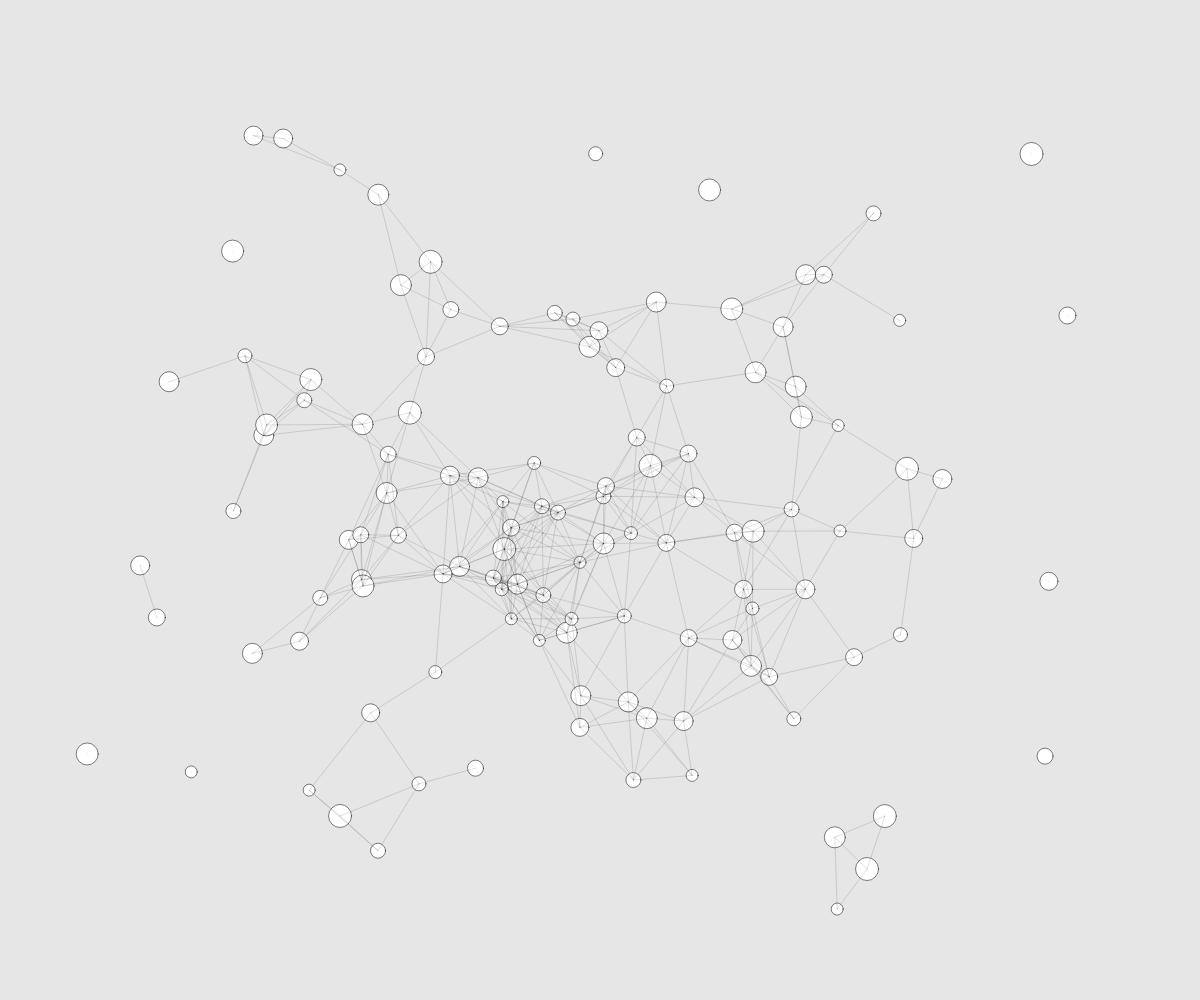
Frame 1 (no input)
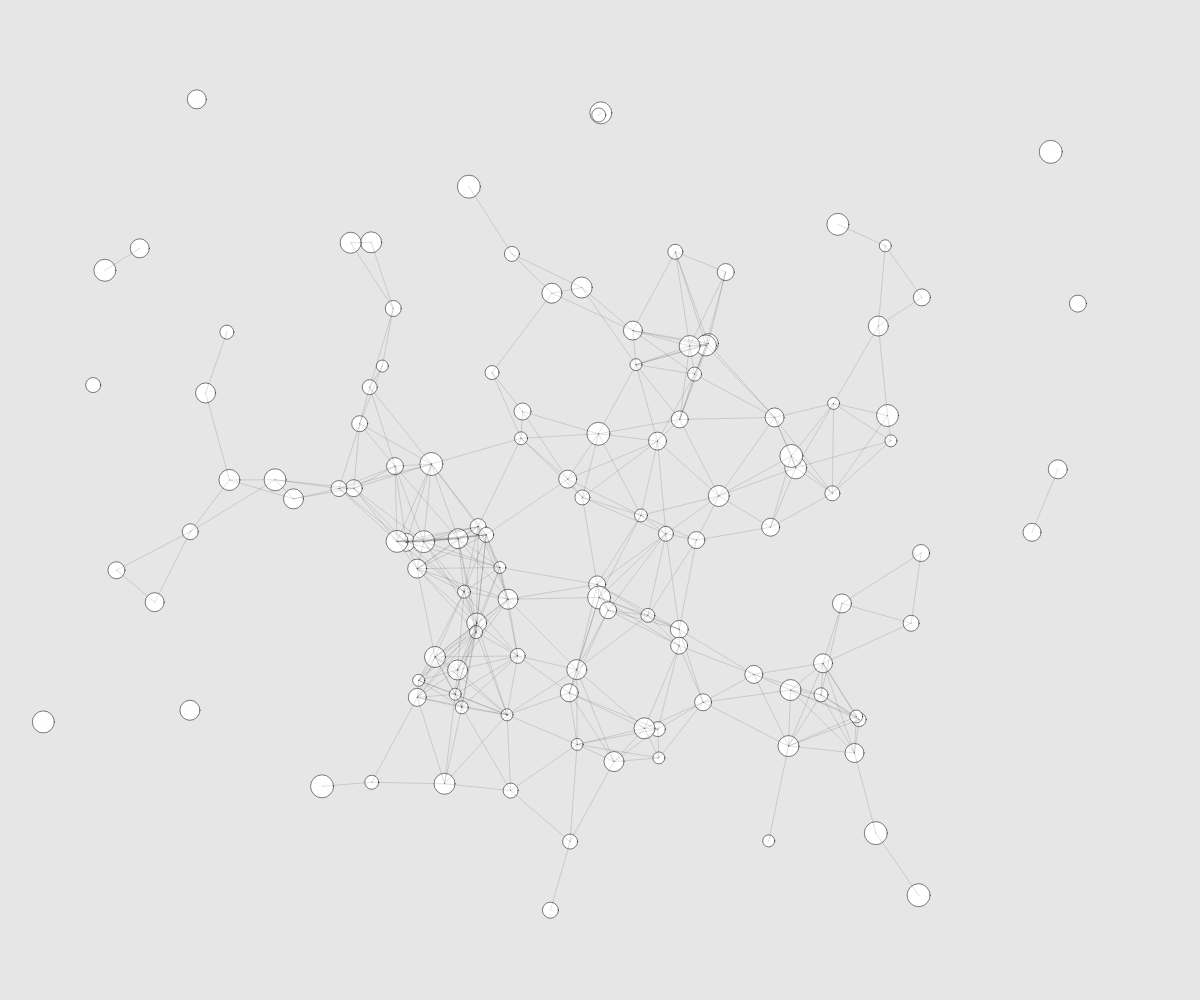
Frame 60 (no input)
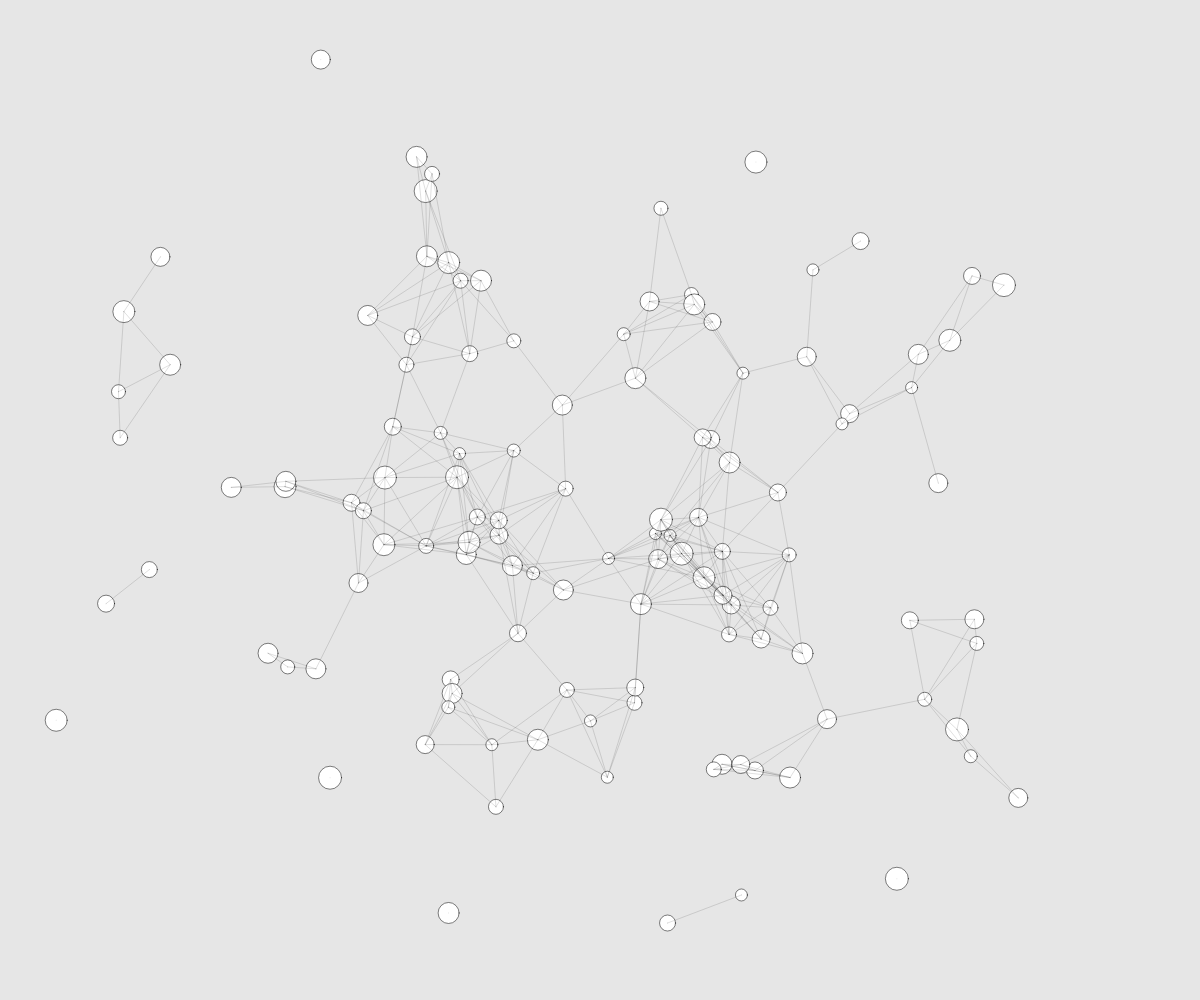
Frame 120 (the mouse pressed at the canvas centre since frame 60)

The p5.js sketch that drew these frames (run headless with seeded random() and noise() and a simulated clock; from frame 60 on, the mouse is pressed at the canvas centre):

// p5.js sketch
// ── sketch.js
var gridSize;
var cols;
var rows;
var nodeArray = [];
var multiplier = 2;
var minNodeSize;
var maxNodeSize;

function setup() {
  createCanvas(windowWidth, windowHeight);
  
  // adjust this based on screen size
  gridSize = 100;
  
  cols = width / gridSize;
  rows = height / gridSize;
  
  // size of circles
  maxNodeSize = width/50;
  minNodeSize = maxNodeSize/2;

  ellipseMode(CENTER);
  noiseDetail(100);
  background(0);
  fill(255);
  strokeWeight(1);
  stroke('rgba(0,0,0,.5)');
  frameRate(30);

  var i = 0;
  for (var j = 0; j < rows; j++) {
    for (var k = 0; k < cols; k++) {
      // set grid
      var xPos = (k * gridSize) + gridSize / 2;
      var yPos = (j * gridSize) + gridSize / 2;

      // alter grid with noise
      xPos *= random(1, 2);
      yPos *= random(1, 2);

      //println(xPos);
      nodeArray[i] = new ItemNode(xPos, yPos, int(random(minNodeSize, maxNodeSize)), gridSize, i+1);
      i++;
    }
  }
}

function draw() {
  background(230);
  //fill(230);
  //rect(0,0,width, height);
  // draw points
  for (var i = 0; i < cols * rows; i++) {
    nodeArray[i].display();
  }

  // draw lines
  // iterate over each item in the array
  for (var is = 0; is < cols * rows; is++) {
    // for each item in the outer array, iterate over all the other elements
    // we set the var to the above position because anything before that has already been checked
    for (var j = is; j < cols * rows; j++) {
      nodeArray[is].checkBoundary(nodeArray[j]);
    }
  }
}

var ItemNode = function(start_x, start_y, start_size, hit_area_bounds, myPosition) {
  this.xPos = start_x;
  this.yPos = start_y;
  var size = start_size;
  var hitArea = hit_area_bounds;
  var thisPosition = myPosition;

  var frequency = 0.0025;
  var noiseInterval = PI;
  // var noiseInterval = 1;

  this.display = function(){
    this.xPos = map(noise(thisPosition * noiseInterval + frameCount * frequency), 0, 1, -100, width + 100);
    this.yPos = map(noise(thisPosition * noiseInterval + 1 + frameCount * frequency), 0, 1, -100, height + 100);
    fill(255);
    strokeWeight(1);
    ellipse(this.xPos, this.yPos, size, size);
  };

  this.checkBoundary = function(connectionNode) {
    var distance = dist(this.xPos, this.yPos, connectionNode.xPos, connectionNode.yPos);
    if (distance < hitArea) {
      //stroke(0);
      strokeWeight(.25);
      line(this.xPos, this.yPos, connectionNode.xPos, connectionNode.yPos);
    }
    // check inside hit area
    // double loops
  };
};

function windowResized() {
  resizeCanvas(windowWidth, windowHeight);
}
